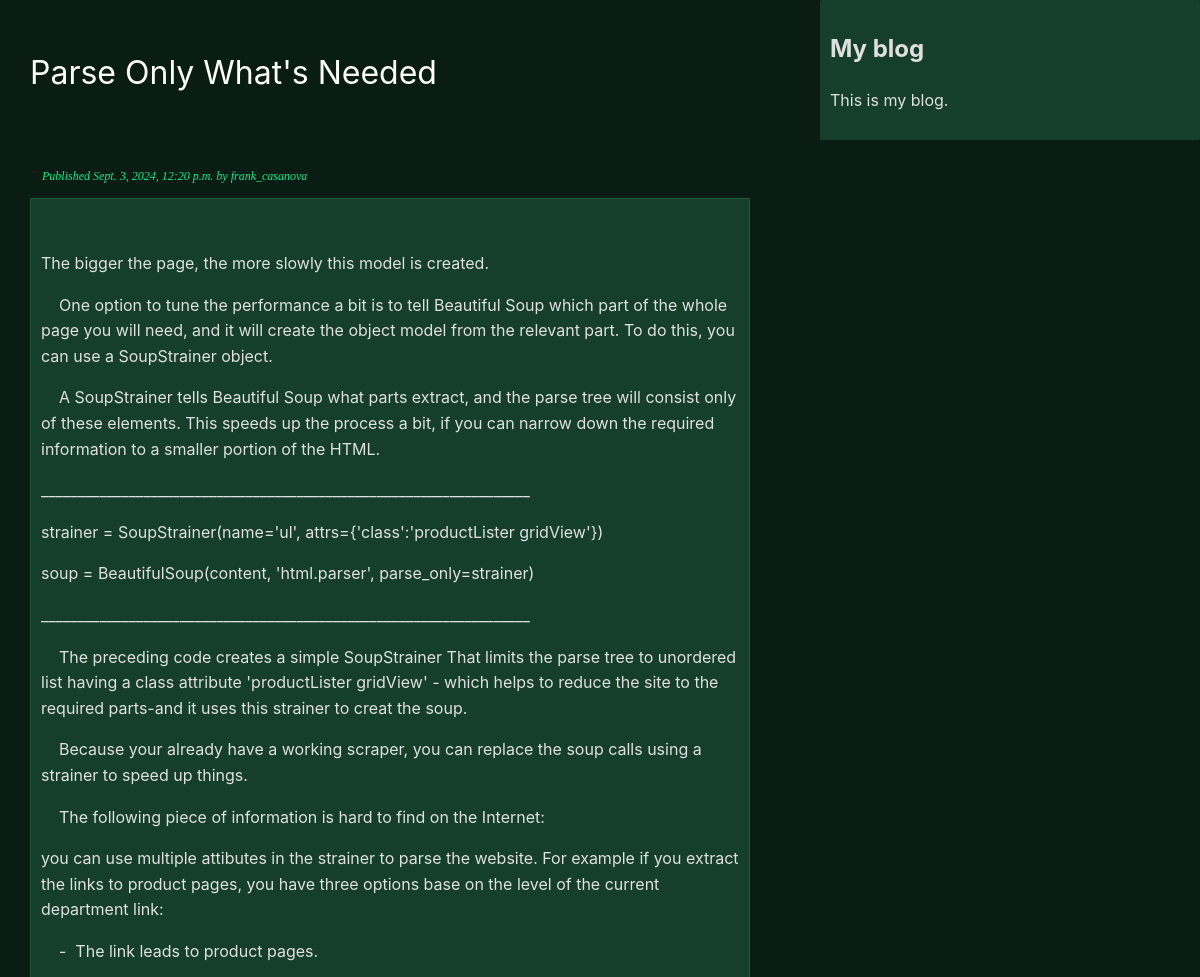
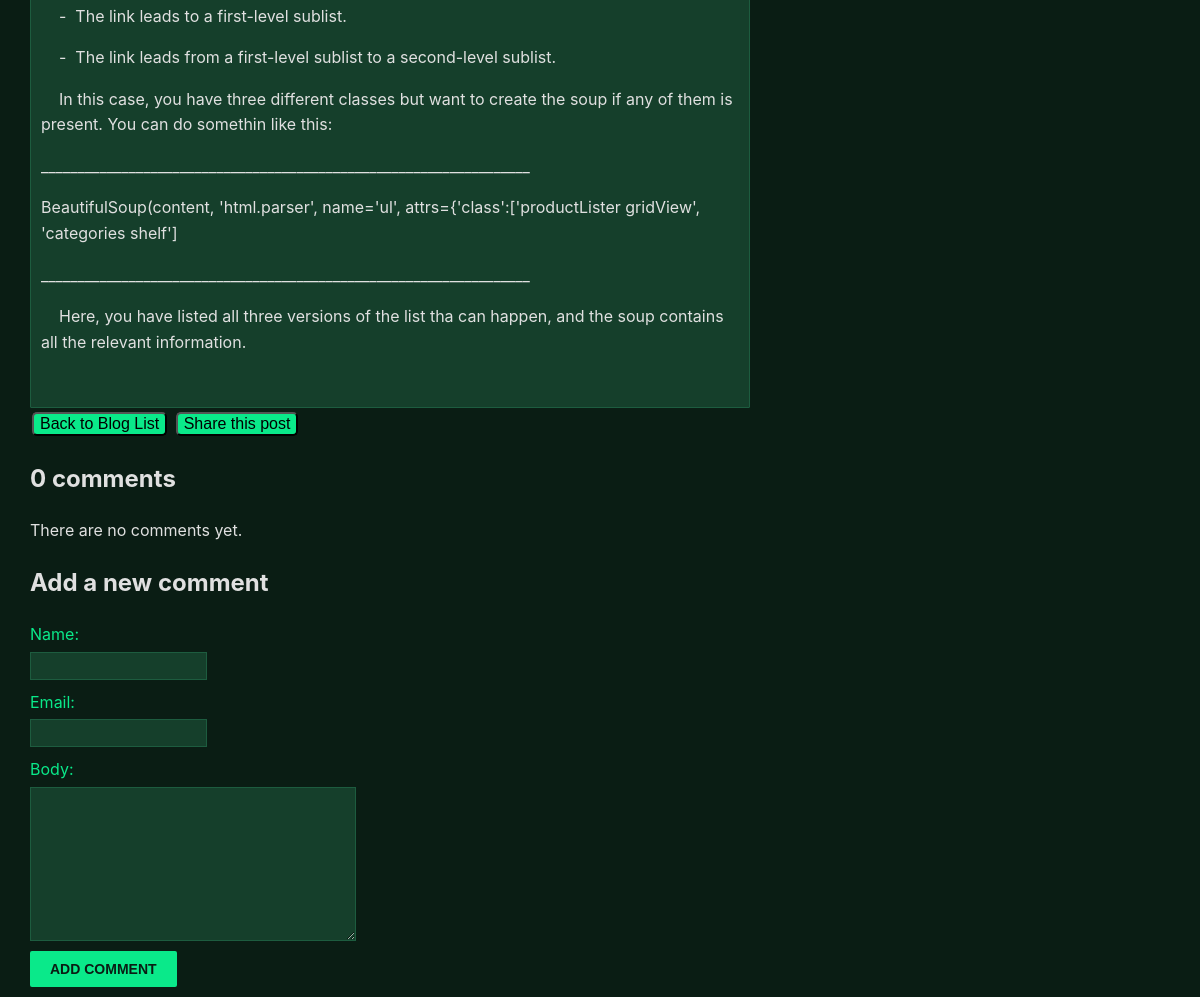
The page /2024/9/3/parse-only-whats-needed/ on the database its author committed (2 pictures, top to bottom).
### blog/models.py (models this page shows, shortened)
class Post_djb(models.Model):
    class Status(models.TextChoices):
        DRAFT = 'd', 'Draft'
        PUBLISHED = 'p', 'Published'
    title = models.CharField(max_length=87)
    slug = models.SlugField(max_length=87, unique_for_date='publish')
    author = models.ForeignKey(settings.AUTH_USER_MODEL, on_delete=models.CASCADE, related_name='blog_posts')
    body = models.TextField()
    publish = models.DateTimeField(default=timezone.now)
    created = models.DateTimeField(auto_now_add=True)
    updated = models.DateTimeField(auto_now=True)
    status = models.CharField(max_length=1, choices=Status.choices, default=Status.DRAFT)
    objects = models.Manager()
    published = PublishedManager()
    class Meta:
        ordering = ['-publish']
        indexes = [
            models.Index(fields=['-publish']),
        ]

### blog/views.py (the view)
# urls.py: path('<int:year>/<int:month>/<int:day>/<slug:post>/', views.post_detail, name='post_detail'),
def post_detail(request, year, month, day, post):
    post = get_object_or_404(
        Post_djb,
        status = Post_djb.Status.PUBLISHED,
        slug = post,
        publish__year = year,
        publish__month = month,
        publish__day = day
        )
    comments = post.comments.filter(active=True)
    form = CommentForm()
    return render(request, 'blog/post/detail.html', {'post': post, 'comments': comments, 'form': form})

### blog/forms.py
class CommentForm(forms.ModelForm):
    class Meta:
        model = Comment_djb
        fields = ('name', 'email', 'body')

### blog/templates/blog/post/detail.html (shortened to what this page needs)
{% extends "blog/base.html" %}
{% block content %}
  <h1>{{ post.title }}</h1>
  <p class="date">
    Published {{ post.publish }} by {{ post.author }}
  </p>
<div class="text-body">
  {{ post.body|linebreaks }}
 </div>
<button class="btn-detail"><a class="a-detail" href="{% url 'blog:post_list' %}" class="btn btn-secondary">Back to Blog List</a></button>
<button class="btn-detail">
  <a  class="a-detail" href="{% url "blog:post_share" post.id %}">
    Share this post
  </a>
  </button>
{% with comments.count as total_comments %}
  <h2>
    {{ total_comments }} comment{{ total_comments|pluralize }}
  </h2>
{% endwith %}
{% for comment in comments %}
  <div class="comment">
    <p class="info">
      Comment {{ forloop.counter }} by {{ comment.name }}
      {{ comment.created }}
    </p>
    {{ comment.body|linebreaks }}
  </div>
{% empty %}
  <p>There are no comments yet.</p>
{% endfor %}
{% include "blog/post/includes/comment_form.html" %}
{% endblock %}

### blog/static/css/style.css (style rules this page uses)
body { margin: 0; padding: 0; font-family: 'Inter', sans-serif; background-color: #0A1D14; color: #E0E0E0; line-height: 1.6; transition: background-color 0.3s, color 0.3s; }
a { color: #0AE98A; text-decoration: none; transition: color 0.3s; }
a.a-detail { color: black; text-decoration: none; transition: color 0.3s; }
h1 { font-weight: normal; color: #FFFFFF; animation: slideInDown 1s ease-in-out; }
h1 { padding-bottom: 10px; transition: border-color 0.3s; }
div.text-body { border: 1px solid #1D5C3F; color: #E0E0E0; border-radius: 1px; padding: 10px; background-color: #153F2B; }
button.btn-detail { background-color: #0AE98A; color: #0A1D14; text-align: center; text-decoration: none; display: inline-block; font-size: 16px; margin: 4px 2px; border-radius: 5px; transition: background-color 0.3s, color 0.3s; cursor: pointer; }
p.date { color: #0AE98A; font-family: 'Georgia', serif; font-size: 12px; font-style: italic; }
label { float: left; clear: both; color: #0AE98A; margin-bottom: 4px; }
input, textarea { clear: both; float: left; margin: 0 0 10px; background: #153F2B; border: 1px solid #1D5C3F; padding: 6px 10px; font-size: 12px; color: #E0E0E0; transition: background-color 0.3s, border-color 0.3s; }

### rows shown on the page
Post_djb: title "Parse Only What's Needed", publish "Sept. 3, 2024, 12:20 p.m.", author "frank_casanova", body "The bigger the page, the more slowly this model is created. One option to tune the performance a bit is to tell Beautiful Soup which part of the whole page you will need, and it will create the object model from the relevant part. To do this, you can use a SoupStrainer object. A SoupStrainer tells Beautiful Soup what parts extract, and the parse tree will consist only of these elements. This speeds up the process a bit, if you can narrow down the required information to a smaller portion of the HTML. ___________________________________________________________________ strainer = SoupStrainer(name='ul', attrs={'class':'productLister gridView'}) soup = BeautifulSoup(content, 'html.parser',…"

### other values the page prints
{{ total_comments }} "0"
